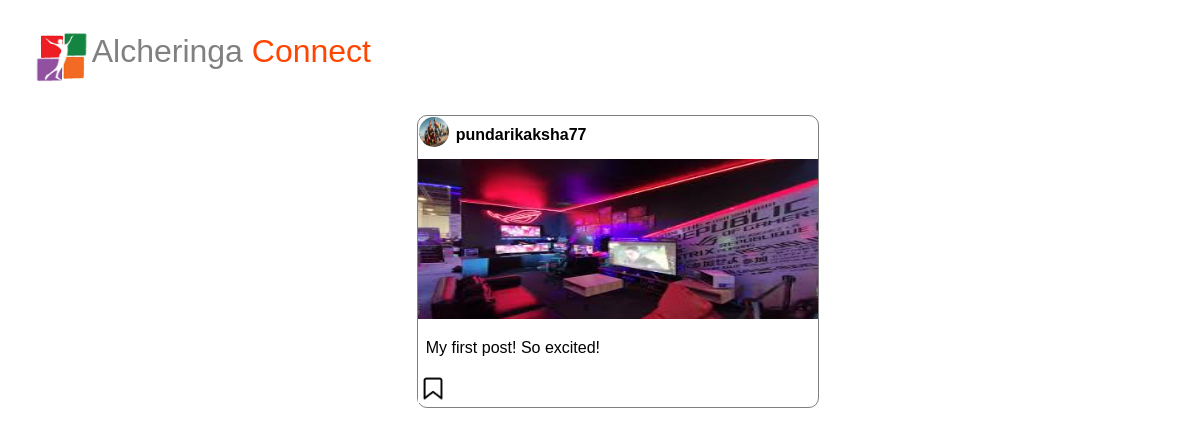
Screenshot of /favourites/ (signed in) with the database file from the repository.
### pages/models.py (models this page shows, shortened)
class Post(models.Model):
	username=models.ForeignKey(User,on_delete=models.CASCADE)
	caption=models.TextField()
	date_posted=models.DateTimeField(default=timezone.now)
	picture=models.ImageField(default='media/default.png',upload_to='profile')
	favourites=models.ManyToManyField(User,related_name="favourite",default=None,blank=True)

### users/models.py (models this page shows, shortened)
class Profile(models.Model):
	user=models.OneToOneField(User,on_delete=models.CASCADE)
	image=models.ImageField(default='default1.png',upload_to='profile_pics')
	bio=models.TextField()

### pages/views.py (the view)
# urls.py: path('favourites/',views.favourite_list,name='favourite_list')
@login_required
def favourite_list(request):
	new=Post.objects.filter(favourites=request.user)
	return render(request,'pages/favourites.html',{'new':new})

### pages/templates/pages/favourites.html (shortened to what this page needs)
{% load static%}
<!DOCTYPE html>
<head>
    <link rel="stylesheet" href="{% static 'pages/login_page_css.css' %}">
    <div id="header" style="display:flex;">
        <img src="{% static 'pages/alcher.png' %}">
        <a style="text-decoration: none;" href="{%url 'profile-page'%}"><h1 style="font-weight:100;color:grey;text-decoration: none;">Alcheringa <span style="color:orangered;font-weight: 100;">Connect</span></h1><a>
     </div>
</head>
<body style="font-family: sans-serif;">
    <div style="display: flex;flex-wrap:wrap;justify-content: center;">
        {% for post in new %}
        <div style="border-style:solid;border-color:grey;border-width:0.5px;width:400px;margin-left:3%;margin-top:2%;border-radius:10px;">
                    <div style="display: flex;margin-bottom: 4%;">
                        <img src="{{post.username.profile.image.url}}" style="border-radius:50%;margin-top:1%;margin-left:3%;height:30px;width:30px;">
                        <a href="{% url 'post-detail' post.id%}"style="font-weight: 600;margin-top:2.5%;margin-left: 2%;color:black;text-decoration: none;">{{post.username}}</a>
                    </div>
                    <img src="{{post.picture.url}}" style="width:100%;height: 160px;margin-top:-2%;justify-content: center;">
                <div style="display: block;">
                    <p style="font-family: sans-serif;margin-left: 2%;">{{post.caption}}</p>
                    <div style="display:flex;">
                        <div style="display:flex;">
                        <a href="{% url 'favourite_add' post.id %}">
                        <img src="{% static 'pages/save.png' %}" style="height: 30px;margin-left:0%;cursor:pointer;"></a>
                    </div>
                    </div>
                </div>
        </div>
        {% endfor %}
    </div>
</body>
</html>

### pages/static/pages/login_page_css.css (style rules this page uses)
#header { font-family: "Comic Sans MS", cursive, sans-serif; color:grey; margin-top:1%; margin-left: 2%; }
#header img { width: 60px; height: 50px; position: relative; top:20px; justify-content: center; }

### rows the page displays
Post: username.profile.image (picture), username "pundarikaksha77", picture (picture), caption "My first post! So excited!"
